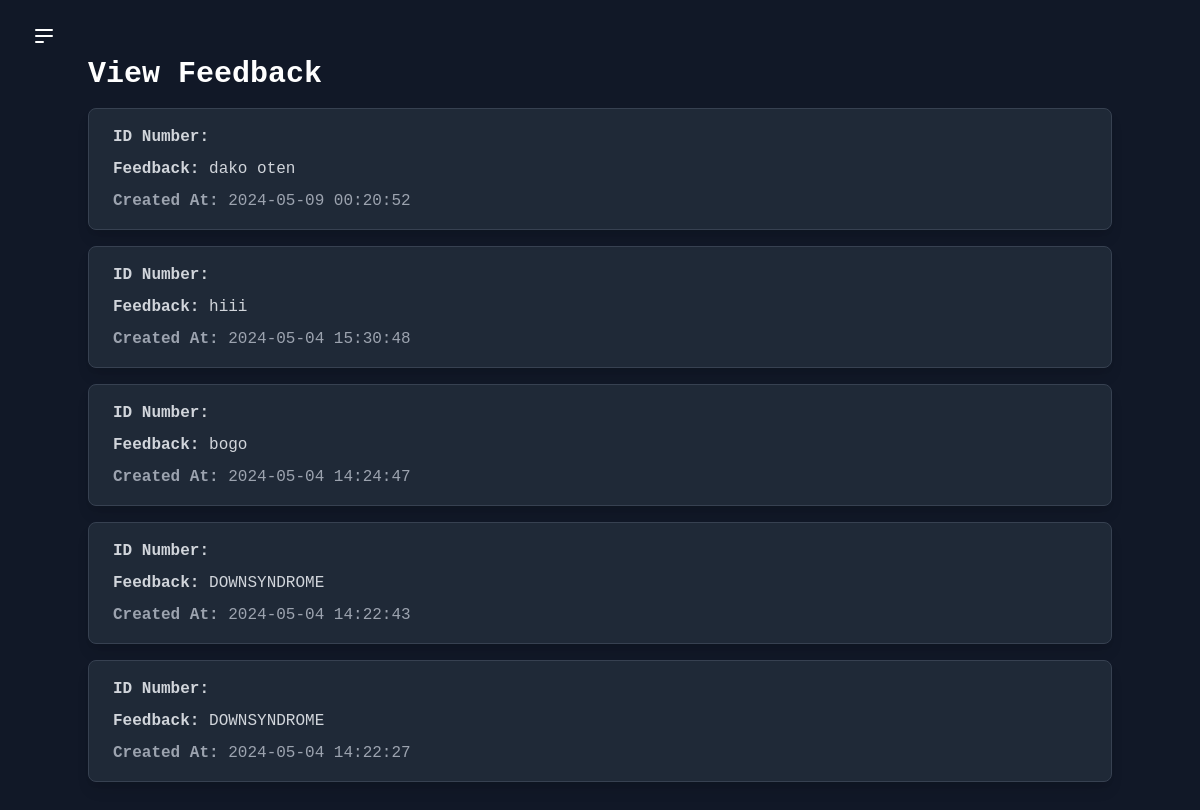
The app's page /view_feedback.php, older data.
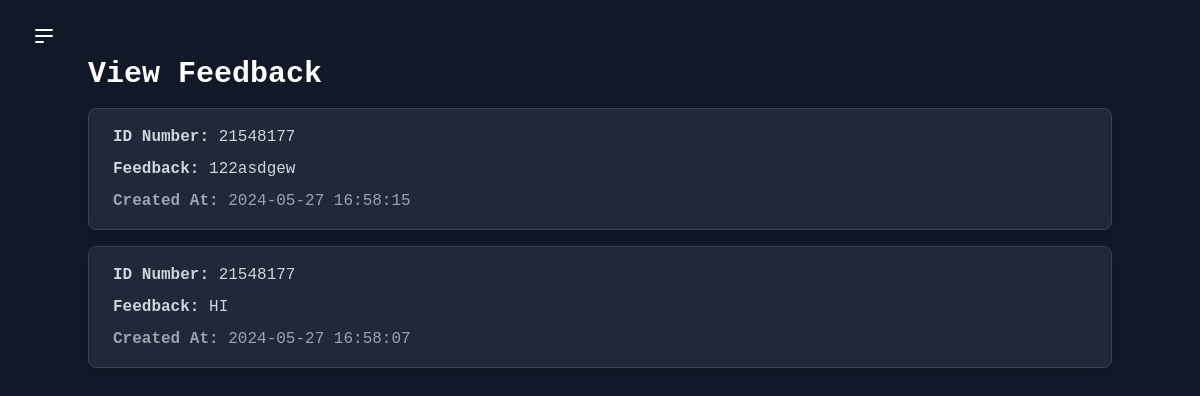
The same page, newer data.
### tables this page shows
CREATE TABLE "feedback" (
	"id"	INTEGER,
	"id_number"	INTEGER,
	"feedback_content"	TEXT,
	"created_at"	TIMESTAMP DEFAULT CURRENT_TIMESTAMP,
	PRIMARY KEY("id" AUTOINCREMENT)
);

### view_feedback.php (the view, shortened to what this page needs)
<?php
$db = new SQLite3('sitin.db');
$query = $db->query("
    SELECT feedback.*
    FROM feedback
    ORDER BY feedback.created_at DESC
");
if ($query) {
    $feedback_entries = [];
    while ($row = $query->fetchArray(SQLITE3_ASSOC)) {
        $feedback_entries[] = $row;
    }
} else {
    $feedback_entries = [];
}
?>
<!DOCTYPE html>
<html lang="en">
<head>
    <link href="https://cdnjs.cloudflare.com/ajax/libs/font-awesome/5.15.4/css/all.min.css" rel="stylesheet">
    <link href="https://cdn.jsdelivr.net/npm/tailwindcss@2.2.16/dist/tailwind.min.css" rel="stylesheet">
</head>
<body class="bg-gray-900 text-white font-mono">
    <div class="flex min-h-screen">
        <div class="flex-1 px-8 py-6">
            <button id="menu-toggle" class="focus:outline-none">
                <svg class="h-6 w-6 text-white hover:text-gray-200" viewBox="0 0 24 24" fill="none" xmlns="http://www.w3.org/2000/svg">
                    <path d="M4 6H20M4 12H20M4 18H11Z" stroke="currentColor" stroke-width="2" stroke-linecap="round" stroke-linejoin="round"></path>
                </svg>
            </button>
            <div class="container mx-auto">
                <h1 class="text-3xl font-bold mb-4">View Feedback</h1>
                <?php foreach ($feedback_entries as $entry): ?>
                    <div class="bg-gray-800 border border-gray-700 rounded-lg overflow-hidden shadow-lg mb-4">
                        <div class="px-6 py-4">
                        <p class="text-gray-300 mb-2"><strong>ID Number:</strong> <?php echo $entry['id_number']; ?></p>
                            <p class="text-gray-300 mb-2"><strong>Feedback:</strong> <?php echo $entry['feedback_content']; ?></p>
                            <p class="text-gray-400"><strong>Created At:</strong> <?php echo $entry['created_at']; ?></p>
                        </div>
                    </div>
                <?php endforeach; ?>
            </div>
        </div>
    </div>
</body>
</html>

Row changes from the older to the newer data that the page shows:
removed feedback: feedback_content "dako oten", created_at "2024-05-09 00:20:52"
removed feedback: feedback_content "hiii", created_at "2024-05-04 15:30:48"
removed feedback: feedback_content "bogo", created_at "2024-05-04 14:24:47"
removed feedback: feedback_content "DOWNSYNDROME", created_at "2024-05-04 14:22:43"
removed feedback: feedback_content "DOWNSYNDROME", created_at "2024-05-04 14:22:27"
added feedback: id_number "21548177", feedback_content "122asdgew", created_at "2024-05-27 16:58:15"
added feedback: id_number "21548177", feedback_content "HI", created_at "2024-05-27 16:58:07"
